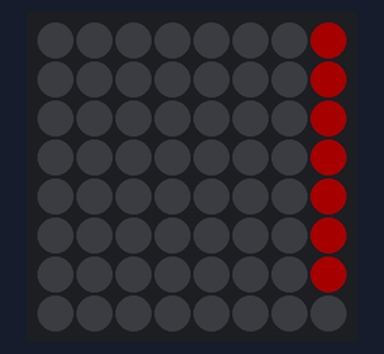
A sketch run on a simulated Arduino Uno, built with avr-gcc and run on an emulated ATmega328P. On the bench: 8×8 RGB LED matrix (first LED top left, wired row by row). Dim RGB values are drawn brighter than linear.

Above: at 0.18 s.
At 2.39 s:
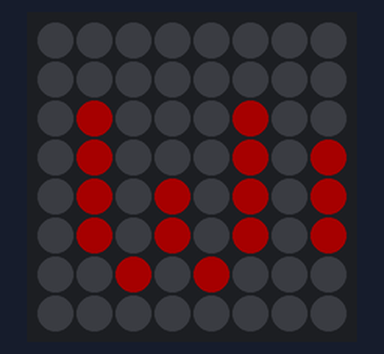
At 4.6 s:
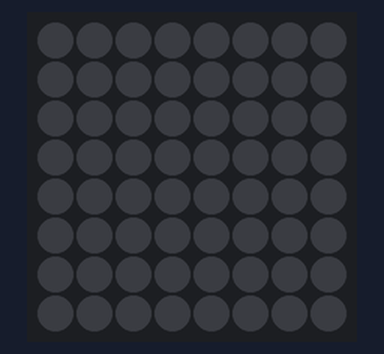
At 7.79 s:
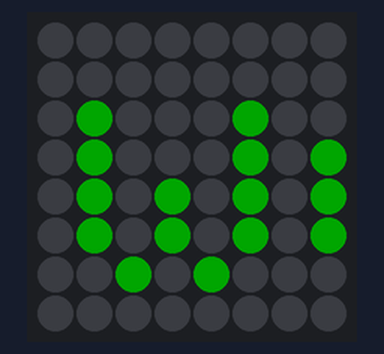
At 10.98 s:
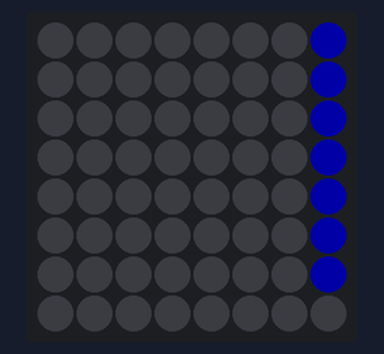
At 17.11 s:
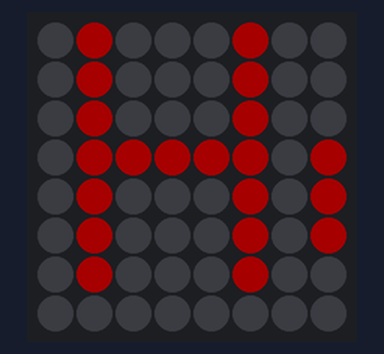

The sketch:

matrix_multi_test.ino
```cpp
// Adafruit_NeoMatrix example for tiled NeoPixel matrices.  Scrolls
// 'Howdy' across three 10x8 NeoPixel grids that were created using
// NeoPixel 60 LEDs per meter flex strip.

#include <Adafruit_GFX.h>
#include <Adafruit_NeoMatrix.h>
#include <Adafruit_NeoPixel.h>
#ifndef PSTR
 #define PSTR // Make Arduino Due happy
#endif

#define PIN 6

// MATRIX DECLARATION:
// Parameter 1 = width of EACH NEOPIXEL MATRIX (not total display)
// Parameter 2 = height of each matrix
// Parameter 3 = number of matrices arranged horizontally
// Parameter 4 = number of matrices arranged vertically
// Parameter 5 = pin number (most are valid)
// Parameter 6 = matrix layout flags, add together as needed:
//   NEO_MATRIX_TOP, NEO_MATRIX_BOTTOM, NEO_MATRIX_LEFT, NEO_MATRIX_RIGHT:
//     Position of the FIRST LED in the FIRST MATRIX; pick two, e.g.
//     NEO_MATRIX_TOP + NEO_MATRIX_LEFT for the top-left corner.
//   NEO_MATRIX_ROWS, NEO_MATRIX_COLUMNS: LEDs WITHIN EACH MATRIX are
//     arranged in horizontal rows or in vertical columns, respectively;
//     pick one or the other.
//   NEO_MATRIX_PROGRESSIVE, NEO_MATRIX_ZIGZAG: all rows/columns WITHIN
//     EACH MATRIX proceed in the same order, or alternate lines reverse
//     direction; pick one.
//   NEO_TILE_TOP, NEO_TILE_BOTTOM, NEO_TILE_LEFT, NEO_TILE_RIGHT:
//     Position of the FIRST MATRIX (tile) in the OVERALL DISPLAY; pick
//     two, e.g. NEO_TILE_TOP + NEO_TILE_LEFT for the top-left corner.
//   NEO_TILE_ROWS, NEO_TILE_COLUMNS: the matrices in the OVERALL DISPLAY
//     are arranged in horizontal rows or in vertical columns, respectively;
//     pick one or the other.
//   NEO_TILE_PROGRESSIVE, NEO_TILE_ZIGZAG: the ROWS/COLUMS OF MATRICES
//     (tiles) in the OVERALL DISPLAY proceed in the same order for every
//     line, or alternate lines reverse direction; pick one.  When using
//     zig-zag order, the orientation of the matrices in alternate rows
//     will be rotated 180 degrees (this is normal -- simplifies wiring).
//   See example below for these values in action.
// Parameter 7 = pixel type flags, add together as needed:
//   NEO_RGB     Pixels are wired for RGB bitstream (v1 pixels)
//   NEO_GRB     Pixels are wired for GRB bitstream (v2 pixels)
//   NEO_KHZ400  400 KHz bitstream (e.g. FLORA v1 pixels)
//   NEO_KHZ800  800 KHz bitstream (e.g. High Density LED strip)

// Example with three 10x8 matrices (created using NeoPixel flex strip --
// these grids are not a ready-made product).  In this application we'd
// like to arrange the three matrices side-by-side in a wide display.
// The first matrix (tile) will be at the left, and the first pixel within
// that matrix is at the top left.  The matrices use zig-zag line ordering.
// There's only one row here, so it doesn't matter if we declare it in row
// or column order.  The matrices use 800 KHz (v2) pixels that expect GRB
// color data.
Adafruit_NeoMatrix matrix = Adafruit_NeoMatrix(8, 8, 1, 1, PIN,
  NEO_TILE_TOP   + NEO_TILE_LEFT   + NEO_TILE_ROWS   + NEO_TILE_PROGRESSIVE +
  NEO_MATRIX_TOP + NEO_MATRIX_LEFT + NEO_MATRIX_ROWS + NEO_MATRIX_ZIGZAG,
  NEO_GRB + NEO_KHZ800);

const uint16_t colors[] = {
  matrix.Color(255, 0, 0), matrix.Color(0, 255, 0), matrix.Color(0, 0, 255) };

void setup() {
  matrix.begin();
  matrix.setTextWrap(false);
  matrix.setBrightness(40);
  matrix.setTextColor(colors[0]);
}

int x    = matrix.width();
int pass = 0;

void loop() {
  matrix.fillScreen(0);
  matrix.setCursor(x, 0);
  matrix.print(F("Howdy"));
  if(--x < -36) {
    x = matrix.width();
    if(++pass >= 3) pass = 0;
    matrix.setTextColor(colors[pass]);
  }
  matrix.show();
  delay(100);
}
```

Measured:
- by itself, everything shown: repeats every 16.2 s, in 111 steps
- what the display in image 2 shows lasts 1.0 s, from 4.5 s to 5.5 s
